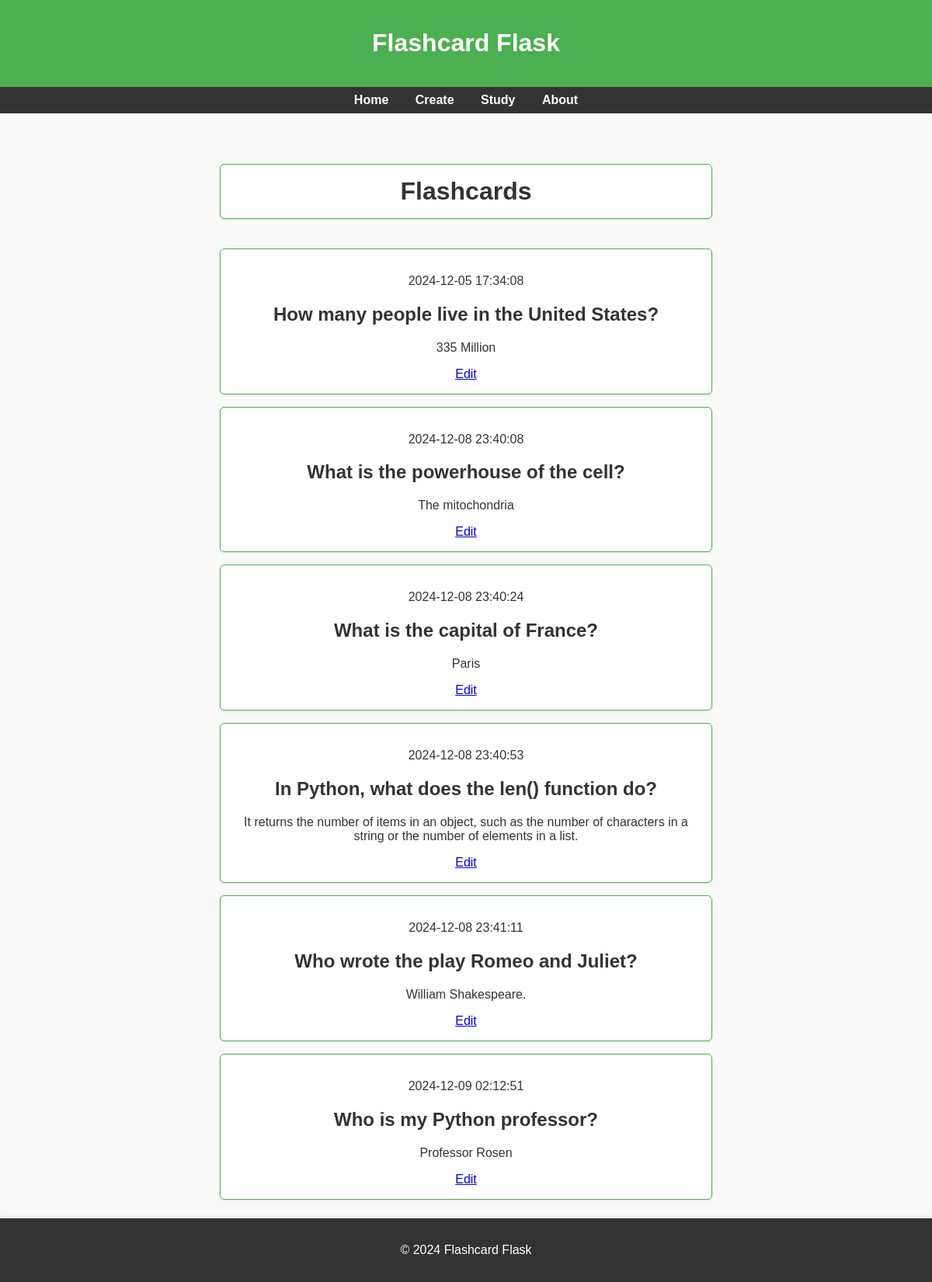
Before: / with the older database file.
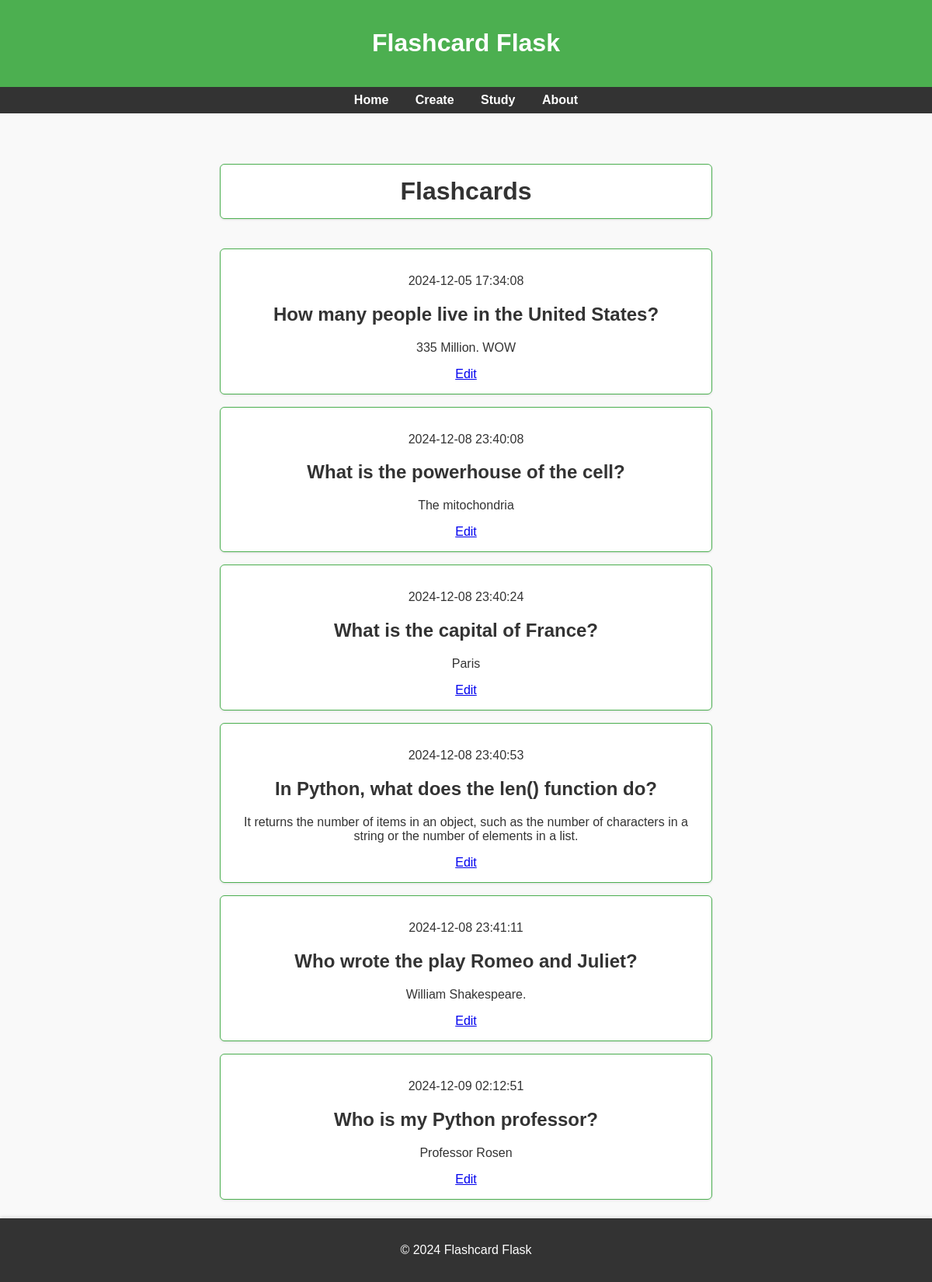
After: the same page with the newer database file.
### tables this page shows
CREATE TABLE posts (
    id INTEGER PRIMARY KEY AUTOINCREMENT,
    created TIMESTAMP NOT NULL DEFAULT CURRENT_TIMESTAMP,
    title TEXT NOT NULL,
    content TEXT NOT NULL
);

### app.py (the view)
@app.route('/')
def index(): #shows all the posts from the database
    conn = get_db_connection()
    posts = conn.execute('SELECT * FROM posts').fetchall() # grab all the flashcards and set them equal to posts
    conn.close() # disconnect from the database
    return render_template('index.html', posts=posts) # display the flashcards -- how does render_template work?

### app.py (called while the page is built)
def get_db_connection():
    conn = sqlite3.connect(DB_PATH) # sets up the connection to the database we want to use
    conn.row_factory = sqlite3.Row # we want our database to return as the row object, as opposed to tuple which it does atuomatically because having a tuple can cause problems down the line with indexes and readability
    return conn # finally return conn gives the connection to the database and makes sure that the objects are return as row objects and not tuples

### templates/index.html
{% extends 'base.html' %}
{% block content %}
    <h1>{% block title %} Flashcards {% endblock %}</h1>
    {% for post in posts %}
        <div class='post'>
            <p>{{ post['created'] }}</p>
            <h2>{{ post['title'] }}</h2>
            <p>{{ post['content'] }}</p>
            <a href="{{ url_for('edit', id=post['id']) }}">Edit</a>
        </div>
    {% endfor %}
{% endblock %}

### templates/base.html (shortened to what this page needs)
<!DOCTYPE html>
<html lang="en">
<head>
</head>
<body>
    <header>
        <h1>Flashcard Flask</h1>
    </header>
    <nav>
        <a href="{{ url_for('index') }}">Home</a>
        <a href="{{ url_for('create') }}">Create</a>
        <a href="{{ url_for('study') }}">Study</a>
        <a href="{{ url_for('about') }}">About</a>
    </nav>
    <div class="content">
        {% block content %} {% endblock %}
    </div>
    <footer>
        <p>&copy; 2024 Flashcard Flask</p>
    </footer>
</body>
</html>

### templates/base.html (style rules this page uses)
html, body { height: 100%; margin: 0; padding: 0; display: flex; flex-direction: column; }
body { font-family: Arial, sans-serif; background-color: #f9f9f9; color: #333; }
header { background-color: #4CAF50; color: white; text-align: center; padding: 1rem 0; }
nav { text-align: center; background-color: #333; padding: 0.5rem 0; }
nav a { text-decoration: none; margin: 0 15px; color: white; font-weight: bold; }
.content { display: flex; justify-content: flex-start; align-items: flex-start; flex-direction: column; padding: 1.5rem; gap: 1rem; width: 100%; flex-grow: 1; box-sizing: border-box; text-align: center; overflow-y: auto; max-height: calc(100vh - 200px); margin-top: 20px; }
.content > * { align-self: center; width: 80%; max-width: 600px; border: 1px solid #4CAF50; box-shadow: 0 1px 3px rgba(0, 0, 0, 0.1); padding: 1rem; border-radius: 6px; background-color: #ffffff; }
footer { background-color: #333; color: white; text-align: center; padding: 1rem 0; margin-top: 0; box-shadow: 0 -2px 4px rgba(0, 0, 0, 0.1); width: 100%; }

Changed rows visible on the page:
changed posts "How many people live in the United States?": content "335 Million" → "335 Million. WOW"
